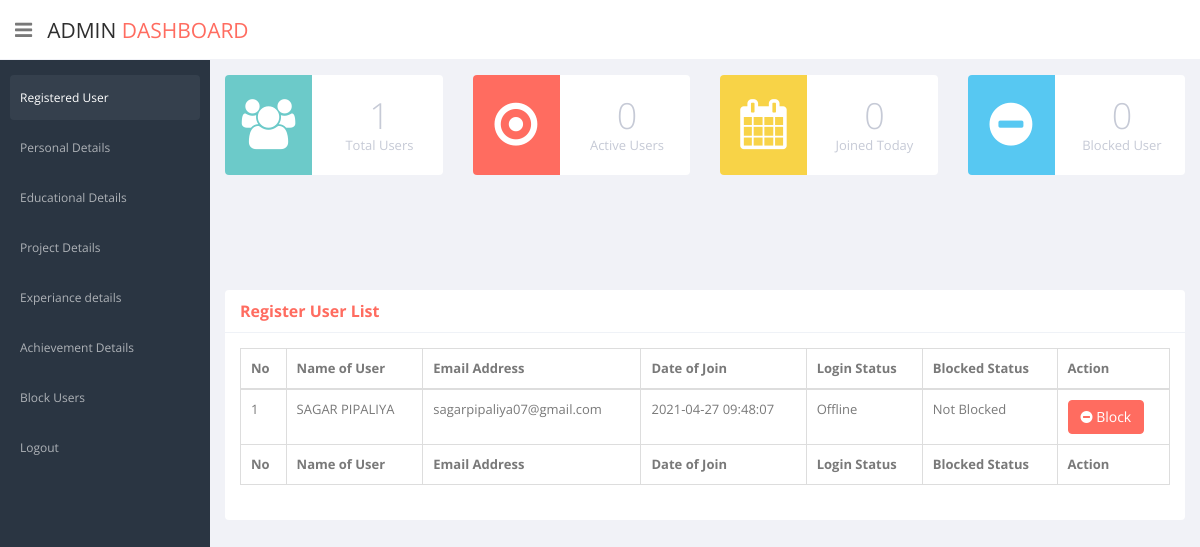
/admin/register_user.php (signed in), run on the app's committed database.
### tables this page shows
CREATE TABLE `reg_details` (
  `reg_id` int(5) NOT NULL,
  `reg_name` varchar(20) NOT NULL,
  `reg_email` varchar(50) NOT NULL,
  `reg_passwd` varchar(200) NOT NULL,
  `reg_date` datetime DEFAULT current_timestamp(),
  `login_status` int(2) NOT NULL DEFAULT 0,
  `block_status` int(2) NOT NULL
);

### admin/register_user.php (the view, shortened to what this page needs)
<?php
    include ("connection.php");
?>
<!DOCTYPE html>
<html lang="en">
<head>
    <link href="css/bootstrap.min.css" rel="stylesheet">
    <link href="css/bootstrap-reset.css" rel="stylesheet">
    <link href="assets/font-awesome/css/font-awesome.css" rel="stylesheet" />
    <link href="assets/jquery-easy-pie-chart/jquery.easy-pie-chart.css" rel="stylesheet" type="text/css" media="screen"/>
    <link rel="stylesheet" href="css/owl.carousel.css" type="text/css">
      <link href="css/slidebars.css" rel="stylesheet">
    <link href="css/style.css" rel="stylesheet">
    <link href="css/style-responsive.css" rel="stylesheet" />
    <link rel="stylesheet" type="text/css" href="https://cdn.datatables.net/1.10.24/css/jquery.dataTables.min.css">
    <link rel="stylesheet" type="text/css" href="https://cdn.datatables.net/autofill/2.3.5/css/autoFill.dataTables.min.css">
    <link rel="stylesheet" type="text/css" href="https://cdn.datatables.net/buttons/1.7.0/css/buttons.dataTables.min.css">
    <link rel="stylesheet" type="text/css" href="https://cdn.datatables.net/colreorder/1.5.3/css/colReorder.dataTables.min.css">
    <link rel="stylesheet" type="text/css" href="https://cdn.datatables.net/fixedcolumns/3.3.2/css/fixedColumns.dataTables.min.css">
    <link rel="stylesheet" type="text/css" href="https://cdn.datatables.net/fixedheader/3.1.8/css/fixedHeader.dataTables.min.css">
    <link rel="stylesheet" type="text/css" href="https://cdn.datatables.net/keytable/2.6.1/css/keyTable.dataTables.min.css">
    <link rel="stylesheet" type="text/css" href="https://cdn.datatables.net/responsive/2.2.7/css/responsive.dataTables.min.css">
    <link rel="stylesheet" type="text/css" href="https://cdn.datatables.net/rowgroup/1.1.2/css/rowGroup.dataTables.min.css">
    <link rel="stylesheet" type="text/css" href="https://cdn.datatables.net/rowreorder/1.2.7/css/rowReorder.dataTables.min.css">
    <link rel="stylesheet" type="text/css" href="https://cdn.datatables.net/scroller/2.0.3/css/scroller.dataTables.min.css">
    <link rel="stylesheet" type="text/css" href="https://cdn.datatables.net/searchbuilder/1.0.1/css/searchBuilder.dataTables.min.css">
    <link rel="stylesheet" type="text/css" href="https://cdn.datatables.net/searchpanes/1.2.1/css/searchPanes.dataTables.min.css">
    <link rel="stylesheet" type="text/css" href="https://cdn.datatables.net/select/1.3.3/css/select.dataTables.min.css">
  </head>
  <body>
  <section id="container" >
      <header class="header white-bg">
              <div class="sidebar-toggle-box">
                  <div class="fa fa-bars tooltips" data-placement="right" data-original-title="Toggle Navigation"></div>
              </div>
            <a href="register_user.php" class="logo">Admin<span> Dashboard</span></a>
        </header>
      <aside>
          <div id="sidebar"  class="nav-collapse ">
              <ul class="sidebar-menu" id="nav-accordion">
                  <li class="sub-menu">
                      <a href="register_user.php" class="active">
                          <span>Registered User</span>
                      </a>
                  </li>
                  <li class="sub-menu">
                      <a href="personal_details.php">
                          <span>Personal Details</span>
                      </a>
                  </li>
                  <li class="sub-menu">
                      <a href="educational_details.php">
                          <span>Educational Details</span>
                      </a>
                  </li>
                  <li class="sub-menu">
                      <a href="project_details.php">
                          <span>Project Details</span>
                      </a>
                  </li>
                  <li class="sub-menu">
                      <a href="experiance_details.php" >
                          <span>Experiance details</span>
                      </a>
                  </li>
                  <li class="sub-menu">
                      <a href="achievement_details.php" >
                          <span>Achievement Details</span>
                      </a>
                  </li>
                  <li class="sub-menu">
                      <a href="block_users.php" >
                          <span>Block Users</span>
                      </a>
                  </li>
                  <li class="sub-menu">
                      <a href="logout.php" >
                          <span>Logout</span>
                      </a>
                  </li>
              </ul>
          </div>
      </aside>
      <section id="main-content">
          <section class="wrapper">
              <div class="row state-overview">
                  <div class="col-lg-3 col-sm-6">
                      <section class="panel">
                          <div class="symbol terques">
                              <i class="fa fa-users"></i>
                          </div>
                          <div class="value">
                            <?php
                                $query = "select count(reg_id) as total from reg_details";
                                $result = mysqli_query($con,$query);
                                $row = mysqli_fetch_array($result);
                                $count = $row[0];
                            ?>
                              <h1 class="">
                                  <?php echo $count; ?>
                              </h1>
                              <p>Total Users</p>
                          </div>
                      </section>
                  </div>
                  <div class="col-lg-3 col-sm-6">
                      <section class="panel">
                          <div class="symbol red">
                              <i class="fa fa-dot-circle-o"></i>
                          </div>
                          <div class="value">
                                <?php
                                    $query_status = "select count(login_status) from reg_details where login_status='1'";
                                    $result_status = mysqli_query($con,$query_status);
                                    $row_status = mysqli_fetch_array($result_status);
                                    $count_status = $row_status[0];
                                ?>
                              <h1 class="">
                                <?php echo $count_status; ?>
                              </h1>
                              <p>Active Users</p>
                          </div>
                      </section>
                  </div>
                  <div class="col-lg-3 col-sm-6">
                      <section class="panel">
                          <div class="symbol yellow">
                             <i class="fa fa-calendar"></i>
                          </div>
                          <div class="value">
                                <?php
                                    $query_today = "select count(reg_id) from reg_details where DATE(reg_date) = DATE(NOW())";
                                    $result_today = mysqli_query($con,$query_today);
                                    $row_today = mysqli_fetch_array($result_today);
                                    $count_today = $row_today[0];
                                ?>
                              <h1 class="">
                                    <?php echo $count_today; ?>
                              </h1>
                              <p>Joined Today</p>
                          </div>
                      </section>
                  </div>
                  <div class="col-lg-3 col-sm-6">
                      <section class="panel">
                          <div class="symbol blue">
                             <i class="fa fa-minus-circle"></i>
                          </div>
                          <div class="value">
                                <?php
                                    $query_today = "select count(reg_id) from reg_details where block_status=1";
                                    $result_today = mysqli_query($con,$query_today);
                                    $row_today = mysqli_fetch_array($result_today);
                                    $count_today = $row_today[0];
                                ?>
                              <h1 class="">
                                    <?php echo $count_today; ?>
                              </h1>
                              <p>Blocked User</p>
                          </div>
                      </section>
                  </div>
              </div>
          </section>
      </section>
      <section id="main-content">
          <section class="wrapper">
            <section class="panel">
                <header class="panel-heading text-danger"><b>Register User List</b></header>
                <div class="panel-body">
                    <table class="table table-bordered" id="redDT">
                        <thead>
                            <tr>
                                <th>No</th>
                                <th>Name of User</th>
                                <th>Email Address</th>
                                <th>Date of Join</th>
                                <th>Login Status</th>
                                <th>Blocked Status</th>
                                <th>Action</th>
                            </tr>
                        </thead>
                         <?php
                                $fetch_ed = "select * from reg_details";
                                $result = $con->query($fetch_ed);
                                $count=1;
                                if (mysqli_num_rows($result) > 0)
                                {
                                  while($row = mysqli_fetch_assoc($result))
                                  {
                            ?>
                        <tbody>
                            <tr>
                                <td><?php echo $count; ?></td>
                                <td><?php echo strtoupper($row['reg_name']); ?></td>
                                <td><?php echo $row['reg_email']; ?></td>
                                <td><?php echo $row['reg_date']; ?></td>
                                <td>
                                    <?php
                                      if ($row['login_status']==1)
                                      {
                                          echo "Activate";
                                      }
                                      else
                                      {
                                        echo "Offline";
                                      }
                                    ?>
                                </td>
                                <td>
                                  <?php
                                      if ($row['block_status']==1)
                                      {
                                          echo "Blocked";
                                      }
                                      else
                                      {
                                        echo "Not Blocked";
                                      }
                                    ?>
                                </td>
                                <td>
                                  <?php
                                    if($row['block_status']==0)
                                    {
                                    ?>
                                  <a href="block_status.php?q=<?php echo base64_encode($row['reg_id']); ?>" class="btn btn-danger"><i class="fa fa-minus-circle"></i>&nbsp;Block</a>
                                   <?php }
                                    else{
                                  ?>
                                  <a href="unblock_me.php?q=<?php echo base64_encode($row['reg_id']); ?>" class="btn btn-primary"><i class="fa fa-dot-circle-o"></i>&nbsp;Unblock</a>
                                <?php } ?>
                                </td>
                            </tr>
                        </tbody>
                         <?php $count++;}} ?>
                        <tfoot>
                              <tr>
                                <th>No</th>
                                <th>Name of User</th>
                                <th>Email Address</th>
                                <th>Date of Join</th>
                                <th>Login Status</th>
                                <th>Blocked Status</th>
                                <th>Action</th>
                            </tr>
                        </tfoot>
                    </table>
                </div>
            </section>
          </section>
      </section>
  </section>
</body>
</html>

### data on the page
reg_details: reg_name "SAGAR PIPALIYA", reg_email "sagarpipaliya07@gmail.com", reg_date "2021-04-27 09:48:07", login_status "Offline", block_status "Not Blocked"

### other printed values
$count "1"
$count_status "0"
$count_today "0"
